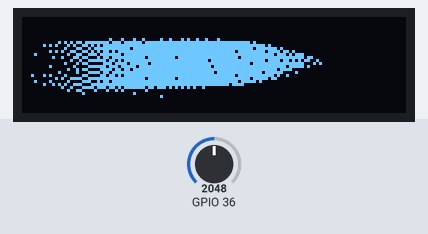
Simulated run of this sketch. Board: ESP32. Shown: 128×32 one-colour display. Inputs (shaded band) come from the test bench; at power-on: GPIO 36 = 2048. What the sketch prints to the serial monitor is not drawn. At 24.2 s the program puts the board to deep sleep or switches it off; the recording ends there.

Above: at 0.9 s.
At 6.06 s:
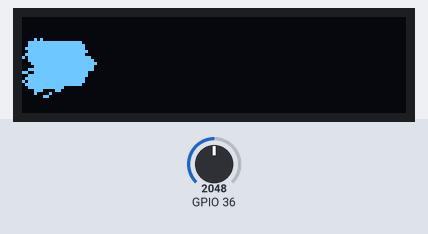
At 11.16 s:
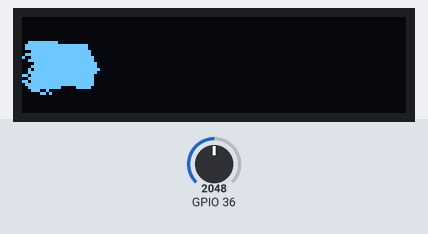
At 21.47 s:
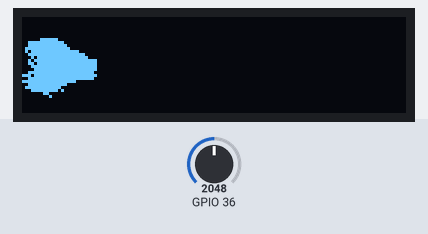
At 22.13 s:
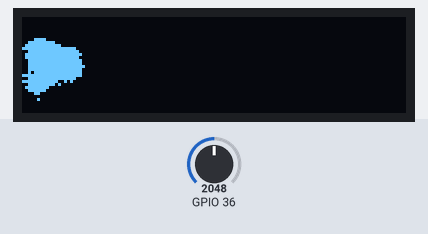
At 23.09 s:
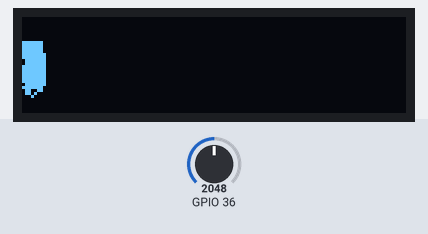

The sketch:

candelanimation_playgorund.ino
```cpp
#include <Arduino.h>
#include <Wire.h>
#include <Adafruit_GFX.h>
#include <Adafruit_SSD1306.h>
#include "media.h"
#include "driver/adc.h"
#include "esp_sleep.h"

// ------------------- Config -------------------
#define SCREEN_WIDTH 128
#define SCREEN_HEIGHT 32
#define OLED_RESET -1

#define IGNITION_TIME 200
#define EXTINGUISH_TIME 3000
#define IDLE_TIMEOUT 20000

#define WAKE_BUTTON_PIN D1       // <-- D9 (BOOT button)
#define BUTTON_PIN_BITMASK (1ULL << WAKE_BUTTON_PIN)

const float MIN_SCALE = 0.2;
const float MAX_SCALE = 1.0;
const unsigned long FRAME_INTERVAL = 100;

// ------------------- Globals -------------------
Adafruit_SSD1306 display(SCREEN_WIDTH, SCREEN_HEIGHT, &Wire, OLED_RESET);

float currentScale = 0.0;
float batteryScale = 1.0;
int currentFrame = 0;
unsigned long lastFrameTime = 0;
unsigned long flameOnTime = 0;
bool flameActive = false;

RTC_DATA_ATTR int bootCount = 0;


// ------------------- Easing -------------------
float easeInOutSine(float t) {
  return -0.5 * (cos(PI * t) - 1);
}


// ------------------- Battery Read -------------------
float readBatteryVoltage() {
  uint32_t sum = 0;
  for (int i = 0; i < 16; i++) {
    sum += analogReadMilliVolts(A0);
  }
  // attenuation 1/2 → measured voltage * 2
  return (2.0f * (sum / 16)) / 1000.0f;
}

float batteryToScale(float vbatt) {
  // Adjust these thresholds to match your battery
  const float VBATT_MIN = 3.3;
  const float VBATT_MAX = 4.2;

  float t = (vbatt - VBATT_MIN) / (VBATT_MAX - VBATT_MIN);
  t = constrain(t, 0.0, 1.0);

  return MIN_SCALE + t * (MAX_SCALE - MIN_SCALE);
}


// ------------------- Bitmap Draw -------------------
void drawBitmapFrameScaled(const unsigned char* bitmap, float scale) {
  display.clearDisplay();
  for (int y = 0; y < SCREEN_HEIGHT; y++) {
    for (int x = 0; x < SCREEN_WIDTH; x++) {
      uint8_t byteValue = pgm_read_byte(bitmap + (y * (SCREEN_WIDTH / 8)) + (x / 8));
      bool pixelOn = byteValue & (0x80 >> (x & 7));
      if (pixelOn) {
        int scaledX = int(x * scale);
        if (scaledX >= 0 && scaledX < SCREEN_WIDTH) {
          display.drawPixel(scaledX, y, WHITE);
        }
      }
    }
  }
  display.display();
}


// ------------------- Animation -------------------
void animateScale(float fromScale, float toScale, unsigned long duration) {
  unsigned long startTime = millis();
  while (true) {
    unsigned long now = millis();
    float t = float(now - startTime) / float(duration);
    if (t > 1.0) t = 1.0;

    float easedT = easeInOutSine(t);
    currentScale = fromScale + (toScale - fromScale) * easedT;

    if (now - lastFrameTime >= FRAME_INTERVAL) {
      currentFrame = (currentFrame + 1) % epd_bitmap_allArray_LEN;
      lastFrameTime = now;
    }

    drawBitmapFrameScaled(epd_bitmap_allArray[currentFrame], currentScale);

    if (t >= 1.0) break;
    delay(10);
  }
}


// ------------------- Flame Control -------------------
void turnOffFlame() {
  flameActive = false;
  currentScale = 0;
  display.clearDisplay();
  display.ssd1306_command(SSD1306_DISPLAYOFF);
}

void igniteFlame() {
  display.ssd1306_command(SSD1306_DISPLAYON);

  float vbatt = readBatteryVoltage();
  batteryScale = batteryToScale(vbatt);

  animateScale(0.0, MAX_SCALE, IGNITION_TIME);
  animateScale(MAX_SCALE, batteryScale, 300);

  flameOnTime = millis();
  flameActive = true;
}


// ------------------- Deep Sleep -------------------
void goDeepSleep() {
  display.ssd1306_command(SSD1306_DISPLAYOFF);

  Serial.println("Going into deep sleep...");
  delay(100);

  esp_deep_sleep_enable_gpio_wakeup((1ULL << WAKE_BUTTON_PIN), ESP_GPIO_WAKEUP_GPIO_LOW); // wake on LOW

  esp_deep_sleep_start();
}


// ------------------- Wake Reason Debug -------------------
void printWakeReason() {
  esp_sleep_wakeup_cause_t reason = esp_sleep_get_wakeup_cause();

  switch (reason) {
    case ESP_SLEEP_WAKEUP_EXT0: Serial.println("Wakeup: EXT0 (button)"); break;
    case ESP_SLEEP_WAKEUP_EXT1: Serial.println("Wakeup: EXT1"); break;
    case ESP_SLEEP_WAKEUP_TIMER: Serial.println("Wakeup: timer"); break;
    default: Serial.printf("Wakeup from reset or unknown: %d\n", reason); break;
  }
}


// ------------------- Setup -------------------
void setup() {
  Serial.begin(115200);
  delay(500);

  ++bootCount;
  Serial.println("Boot count: " + String(bootCount));
  printWakeReason();

  pinMode(WAKE_BUTTON_PIN, INPUT_PULLUP);

  if (!display.begin(SSD1306_SWITCHCAPVCC, 0x3C)) {
    Serial.println("SSD1306 init failed!");
    for (;;);
  }

  display.clearDisplay();
  display.display();

  igniteFlame();
}


// ------------------- Loop -------------------
void loop() {
  if (!flameActive) return;

  unsigned long now = millis();

  if (now - lastFrameTime >= FRAME_INTERVAL) {
    currentFrame = (currentFrame + 1) % epd_bitmap_allArray_LEN;
    lastFrameTime = now;
    drawBitmapFrameScaled(epd_bitmap_allArray[currentFrame], currentScale);
  }

  if (now - flameOnTime > IDLE_TIMEOUT) {
    animateScale(currentScale, 0.0, EXTINGUISH_TIME);
    turnOffFlame();
    goDeepSleep();
  }
}
```

Source omitted: media.h (data table, 52857 bytes)
